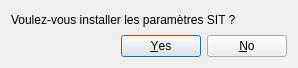
<?xml version="1.0" encoding="UTF-8"?>
<ui version="4.0">
 <class>SettingsManager</class>
 <widget class="QDialog" name="SettingsManager">
  <property name="geometry">
   <rect>
    <x>0</x>
    <y>0</y>
    <width>298</width>
    <height>68</height>
   </rect>
  </property>
  <property name="windowTitle">
   <string>Settings Manager</string>
  </property>
  <layout class="QGridLayout" name="gridLayout">
   <item row="0" column="0">
    <widget class="QLabel" name="label">
     <property name="text">
      <string>Voulez-vous installer les paramètres SIT ?</string>
     </property>
    </widget>
   </item>
   <item row="1" column="0">
    <widget class="QDialogButtonBox" name="buttonBox">
     <property name="orientation">
      <enum>Qt::Horizontal</enum>
     </property>
     <property name="standardButtons">
      <set>QDialogButtonBox::No|QDialogButtonBox::Yes</set>
     </property>
    </widget>
   </item>
  </layout>
 </widget>
 <resources>
  <include location="resources.qrc"/>
 </resources>
 <connections>
  <connection>
   <sender>buttonBox</sender>
   <signal>accepted()</signal>
   <receiver>SettingsManager</receiver>
   <slot>accept()</slot>
   <hints>
    <hint type="sourcelabel">
     <x>248</x>
     <y>254</y>
    </hint>
    <hint type="destinationlabel">
     <x>157</x>
     <y>274</y>
    </hint>
   </hints>
  </connection>
  <connection>
   <sender>buttonBox</sender>
   <signal>rejected()</signal>
   <receiver>SettingsManager</receiver>
   <slot>reject()</slot>
   <hints>
    <hint type="sourcelabel">
     <x>316</x>
     <y>260</y>
    </hint>
    <hint type="destinationlabel">
     <x>286</x>
     <y>274</y>
    </hint>
   </hints>
  </connection>
 </connections>
</ui>
